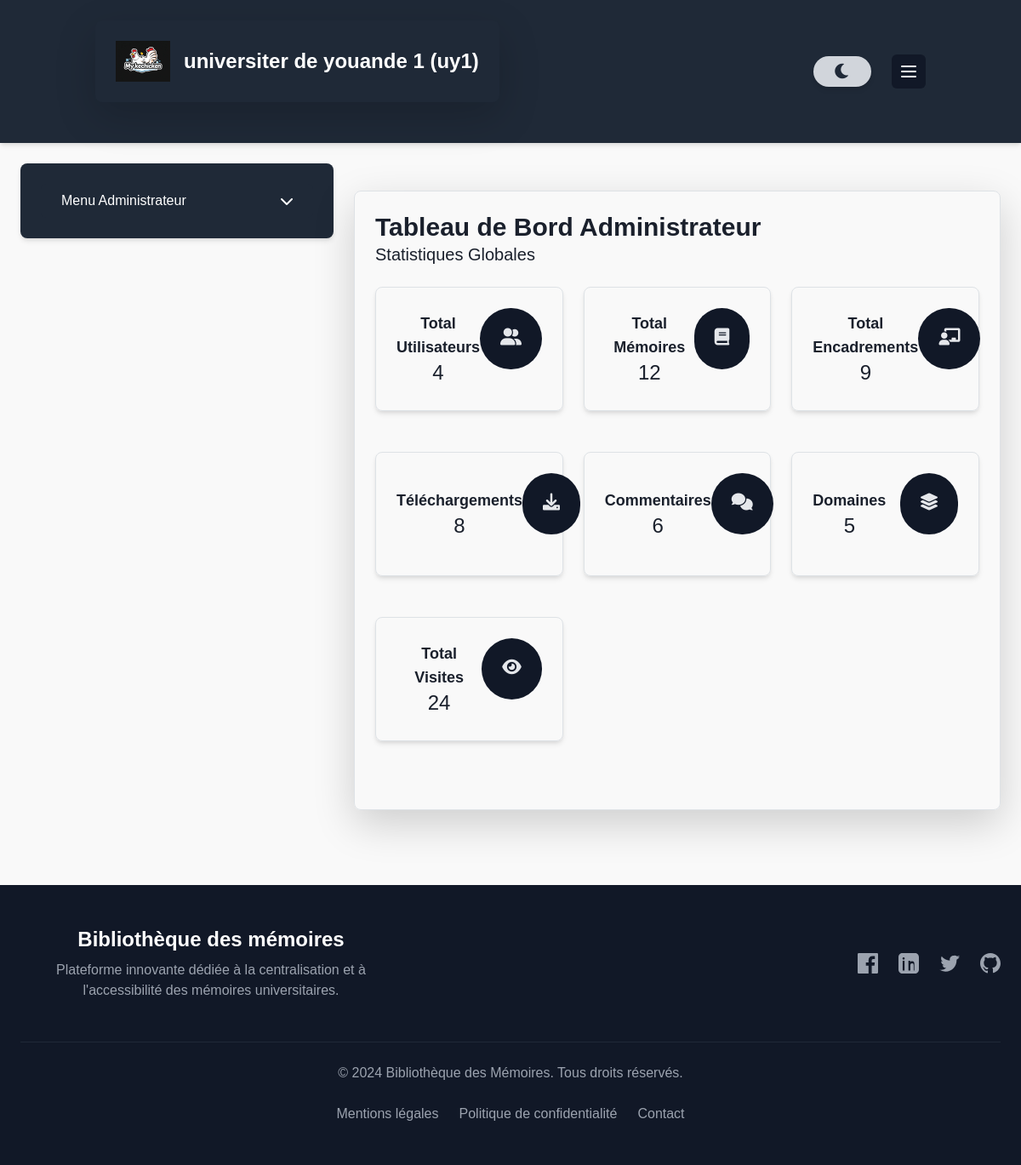
The app's page /admins/university/3/ (signed in) with its own data.
### memoire/models.py (models this page shows)
class University(models.Model):
    name = models.CharField(max_length=200)
    university_link = models.URLField(null=True, blank=True)
    slogan = models.TextField()
    acronime = models.CharField(max_length=200)
    logo = models.ImageField(upload_to='university/logo/', blank=True, null=True)
    description = models.TextField()
    def __str__(self):
        return self.name

### memoire/views.py (the view)
# urls.py: path('admins/university/<int:university_id>/', admins, name='admin_university'),
def admins(request, university_id, *args, **kwargs):
    try:
        idp = request.session["user_id"]
        user = UserProfile.objects.get(id=idp)
        useruni = UserUniversity.objects.get(university_id=university_id, user=user)
        if not user.user_universities.filter(university_id=university_id).exists():
            return redirect("logout")  # ou une autre page d'erreur
        university = get_object_or_404(University, id=university_id)
    except UserProfile.DoesNotExist:
        return redirect("logout")
    request.session["uni_id"] = university_id
    memoires = (
        Memoire.objects.filter(universites=university)
        .prefetch_related(
            Prefetch(
                "encadrements",
                queryset=Encadrement.objects.select_related("encadrant"),
                to_attr="encadreur_list",
            ),
            "domaines",
        )
        .annotate(
            nbr_telechargements=Count("telechargements"),
            note_moyenne=Avg("notations__note"),
        )
    )
    utilisateurs = UserProfile.objects.filter(user_universities__university=university)
    total_users = utilisateurs.count()
    utilisateurs = UserProfile.objects.all()
    encadrements = Encadrement.objects.filter(memoire__universites=university)
    comments = NotationCommentaire.objects.filter(memoire__universites=university)
    dom1 = Domaine.objects.filter(universites=university)
    dom2 = Domaine.objects.filter()
    dom = dom1
    vis = (
        Visiteur.objects.all()
    )  # Vous pouvez également filtrer les visiteurs si nécessaire
    tel = Telechargement.objects.filter(memoire__universites=university)
    total_comments = comments.count()
    total_dom = dom.count()
    total_memoires = memoires.count()
    total_encadrements = encadrements.count()
    total_telechargements = tel.count()
    total_visites = vis.count()
    universites = University.objects.all()
    user_list = []
    for users in utilisateurs:
        role = "NONE"
        try:
            role = UserUniversity.objects.get(
                university_id=university_id, user=users
            ).role
        except:
            role = "NONE"
        user_list.append(
            {
                "id": users.id,
                "nom": users.nom,
                "prenom": users.prenom,
                "email": users.email,
                "sexe": users.sexe,
                "role": role,
                "type": users.type,
                "universites": [
                    university.university
                    for university in UserUniversity.objects.filter(user=users)
                ],
            }
        )
        privi = ["superadmin", "admin"]
    context = {
        "memoires": memoires,
        "utilisateurs": user_list,
        "encadrements": encadrements,
        "universites": universites,
        "visiteurs": vis,
        "university": university,
        "telechargement": tel,
        "user": user,
        "total_users": total_users,
        "total_memoires": total_memoires,
        "total_encadrements": total_encadrements,
        "total_telechargements": total_telechargements,
        "total_visites": total_visites,
        "domaines": dom,
        "university_id": university_id,
        "comments": comments,
        "total_dom": total_dom,
        "total_comments": total_comments,
        "useruni": useruni,
        "privi": "privi",
    }
    return render(request, "admin.html", context)

### memoire/models.py (called while the page is built)
    def __str__(self):
        return self.nom

### Template/admin.html (shortened to what this page needs)
{% extends "base.html" %}
{% load static %}
{% block header %}
<div class="flex items-center justify-between p-4 bg-gray-800 shadow-lg rounded-lg mb-4">
    <div class="flex items-center space-x-4">
        <img
            x-show="!darkMode"
            x-cloak
            src="{{ university.logo.url }}"
            alt="Logo de l'université"
            class="h-12 w-auto transition-transform duration-300 ease-in-out transform hover:scale-105">
        <h1 class="text-xl sm:text-2xl font-bold text-white dark:text-teal-400 transition duration-300">
            {{ university.name }} ({{ university.acronime }})
        </h1>
    </div>
</div>
{% endblock header %}
{% block content %}
<div x-data="{
    activeSection: localStorage.getItem('activeSection') || 'dashboard',
    adminMenu: false,
    initActiveSection() {
        this.$watch('activeSection', (value) => {
            localStorage.setItem('activeSection', value);
        });
    }
}" x-init="initActiveSection()" class="grid grid-cols-1 md:grid-cols-3 gap-4 p-4">
    <div class="mb-4">
        <aside class="bg-gray-800 dark:bg-gray-900 text-white p-4 rounded-lg shadow-md">
            <button @click="adminMenu = !adminMenu"
                    class="w-full px-4 py-2 bg-gray-800 dark:bg-gray-700 rounded hover:bg-gray-700 dark:hover:bg-gray-600 transition flex items-center justify-between">
                <span>Menu Administrateur</span>
                <i class="fas fa-chevron-down" :class="{ 'transform rotate-180': adminMenu }"></i>
            </button>
        </aside>
    </div>
        <div class="col-span-2">
            <section x-show="activeSection === 'dashboard'" class="p-6 border border-gray-700 dark:border-gray-600 rounded-lg shadow-lg transition max-w-4xl mx-auto mt-8">
                <div class="flex justify-between items-center mb-6">
                    <div>
                        <h2 class="text-3xl font-semibold">Tableau de Bord Administrateur</h2>
                        <h3 class="text-xl font-medium">Statistiques Globales</h3>
                    </div>
                </div>
                <div class="grid grid-cols-1 sm:grid-cols-2 lg:grid-cols-3 gap-6 mb-8">
                    <button @click="activeSection = 'users'">
                        <div class="mb-4 border border-gray-700 dark:border-gray-600 rounded-lg p-4 shadow-md flex items-center justify-between">
                            <div>
                                <h4 class="text-lg font-semibold">Total Utilisateurs</h4>
                                <p class="text-2xl">{{ total_users }}</p>
                            </div>
                            <div class="mb-4 rounded-lg bg-gray-900 text-gray-200 p-4 rounded-full">
                                <i class="fas fa-user-friends text-xl"></i>
                            </div>
                        </div>
                    </button>
                    <button @click="activeSection = 'memoirs'">
                        <div class="mb-4 border border-gray-700 dark:border-gray-600 rounded-lg p-4 shadow-md flex items-center justify-between">
                            <div>
                                <h4 class="text-lg font-semibold">Total Mémoires</h4>
                                <p class="text-2xl">{{ total_memoires }}</p>
                            </div>
                            <div class="mb-4 rounded-lg bg-gray-900 text-gray-200 p-4 rounded-full">
                                <i class="fas fa-book text-xl"></i>
                            </div>
                        </div>
                    </button>
                    <button @click="activeSection = 'encadrements'">
                        <div class="mb-4 border border-gray-700 dark:border-gray-600 rounded-lg p-4 shadow-md flex items-center justify-between">
                            <div>
                                <h4 class="text-lg font-semibold">Total Encadrements</h4>
                                <p class="text-2xl">{{ total_encadrements }}</p>
                            </div>
                            <div class="mb-4 rounded-lg bg-gray-900 text-gray-200 p-4 rounded-full">
                                <i class="fas fa-chalkboard-teacher text-xl"></i>
                            </div>
                        </div>
                    </button>
                    <button @click="activeSection = 'TELECHARGEMENTS'">
                        <div class="mb-4 border border-gray-700 dark:border-gray-600 rounded-lg p-4 shadow-md flex items-center justify-between">
                            <div>
                                <h4 class="text-lg font-semibold">Téléchargements</h4>
                                <p class="text-2xl">{{ total_telechargements }}</p>
                            </div>
                            <div class="mb-4 rounded-lg bg-gray-900 text-gray-200 p-4 rounded-full">
                                <i class="fas fa-download text-xl"></i>
                            </div>
                        </div>
                    </button>
                    <button @click="activeSection = 'comment'">
                        <div class="mb-4 border border-gray-700 dark:border-gray-600 rounded-lg p-4 shadow-md flex items-center justify-between">
                            <div>
                                <h4 class="text-lg font-semibold">Commentaires</h4>
                                <p class="text-2xl">{{ total_comments }}</p>
                            </div>
                            <div class="mb-4 rounded-lg bg-gray-900 text-gray-200 p-4 rounded-full">
                                <i class="fas fa-comments text-xl"></i>
                            </div>
                        </div>
                    </button>
                    <button @click="activeSection = 'domaine'">
                        <div class="mb-4 border border-gray-700 dark:border-gray-600 rounded-lg p-4 shadow-md flex items-center justify-between">
                            <div>
                                <h4 class="text-lg font-semibold">Domaines</h4>
                                <p class="text-2xl">{{ total_dom }}</p>
                            </div>
                            <div class="mb-4 rounded-lg bg-gray-900 text-gray-200 p-4 rounded-full">
                                <i class="fas fa-layer-group text-xl"></i>
                            </div>
                        </div>
                    </button>
                    <button @click="activeSection = 'visiteurs'">
                        <div class="mb-4 border border-gray-700 dark:border-gray-600 rounded-lg p-4 shadow-md flex items-center justify-between">
                            <div>
                                <h4 class="text-lg font-semibold">Total Visites</h4>
                                <p class="text-2xl">{{ total_visites }}</p>
                            </div>
                            <div class="mb-4 rounded-lg bg-gray-900 text-gray-200 p-4 rounded-full">
                                <i class="fas fa-eye text-xl"></i>
                            </div>
                        </div>
                    </button>
                </div>
            </section>
        </div>
    </div>
{% endblock %}

### Template/base.html (shortened to what this page needs)
{% load static %}
<!DOCTYPE html>
<html lang="fr" class="scroll-smooth">
<head>
    <link href="https://cdn.jsdelivr.net/npm/bootstrap@5.2.3/dist/css/bootstrap.min.css" rel="stylesheet">
    <link rel="stylesheet" href="https://cdn.jsdelivr.net/npm/bootstrap@5.3.0-alpha1/dist/css/bootstrap.min.css">
    <link href="https://cdn.jsdelivr.net/npm/bootstrap@5.3.0/dist/css/bootstrap.min.css" rel="stylesheet">
    <link href="https://cdn.jsdelivr.net/npm/tailwindcss@2.2.19/dist/tailwind.min.css" rel="stylesheet">
    <link rel="stylesheet" href="https://cdn.datatables.net/1.11.5/css/jquery.dataTables.min.css">
    <link rel="stylesheet" href="https://cdnjs.cloudflare.com/ajax/libs/font-awesome/6.0.0-beta3/css/all.min.css">
    <body
    x-data="{
        darkMode: localStorage.getItem('darkMode') === 'true',
        toggleDarkMode() {
            this.darkMode = !this.darkMode;
            localStorage.setItem('darkMode', this.darkMode);
            document.documentElement.classList.toggle('dark', this.darkMode);
        }
    }"
    x-init="
        if (darkMode) {
            document.documentElement.classList.add('dark');
        } else {
            document.documentElement.classList.remove('dark');
        }
    "
    :class="{ 'dark': darkMode }">
    <header class="bg-gray-800 text-white shadow-md">
        <div class="container mx-auto px-4 py-4 flex flex-col sm:flex-row justify-between items-center">
            {% block header %}{% endblock header %}
            <div class="flex items-center space-x-6">
                <button
                    @click="toggleDarkMode"
                    :class="darkMode ? 'bg-gray-700 text-yellow-500' : 'bg-gray-300 text-gray-800'"
                    class="px-4 py-2 rounded-full flex items-center space-x-2 shadow-md transition-colors">
                    <i :class="darkMode ? 'fas fa-sun' : 'fas fa-moon'" class="text-xl"></i>
                </button>
                 {% block menu %}
                <div class="relative" x-data="{ accountMenu: false }">
                    <button
                        @click="accountMenu = !accountMenu"
                        class="text-white flex items-center justify-center p-2 rounded-md bg-gray-900 hover:bg-gray-700">
                        <svg xmlns="http://www.w3.org/2000/svg" class="h-6 w-6" fill="none" viewBox="0 0 24 24" stroke="currentColor" stroke-width="2">
                            <path stroke-linecap="round" stroke-linejoin="round" d="M4 6h16M4 12h16M4 18h16"></path>
                        </svg>
                    </button>
                </div>
                {% endblock menu %}
            </div>
        </div>
    </header>
{% block content %}
    {% endblock content %}
    <footer class="bg-gray-900 py-12 mt-16">
        <div class="container mx-auto px-4 max-w-7xl">
            <div class="flex flex-col lg:flex-row items-center justify-between space-y-8 lg:space-y-0 lg:space-x-8">
                <div class="text-center lg:text-left">
                    <h3 class="text-2xl font-bold text-white mb-2">Bibliothèque des mémoires</h3>
                    <p class="text-gray-400 max-w-md">
                        Plateforme innovante dédiée à la centralisation et à l'accessibilité des mémoires universitaires.
                    </p>
                </div>
                <div class="flex justify-center space-x-6">
                    <a href="#" class="text-gray-400 hover:text-white transition-colors">
                    </a>
                    <a href="#" class="text-gray-400 hover:text-white transition-colors">
                    </a>
                    <a href="#" class="text-gray-400 hover:text-white transition-colors">
                    </a>
                    <a href="#" class="text-gray-400 hover:text-white transition-colors">
                    </a>
                </div>
            </div>
            <div class="mt-12 border-t border-gray-800 pt-6 text-center">
                <p class="text-gray-400 mb-4">
                    © 2024 Bibliothèque des Mémoires. Tous droits réservés.
                </p>
                <div class="flex justify-center space-x-6">
                    <a href="#" class="text-gray-400 hover:text-white transition-colors">Mentions légales</a>
                    <a href="#" class="text-gray-400 hover:text-white transition-colors">Politique de confidentialité</a>
                    <a href="#" class="text-gray-400 hover:text-white transition-colors">Contact</a>
                </div>
            </div>
        </div>
    </footer>
</body>
</html>

### Template/base.html (style rules this page uses)
:root { --bg-primary-light: #f9fafb; --bg-secondary-light: #ffffff; --text-primary-light: #1a202c; --text-secondary-light: #4a5568; --accent-primary-light: #4299e1; --bg-primary-dark: #0a192f; --bg-secondary-dark: #112240; --text-primary-dark: #e6f1ff; --text-secondary-dark: #8892b0; --accent-primary-dark: #64ffda; }
body { background-color: #f4f6f9; }
body { font-family: 'Space Grotesk', sans-serif; background-color: var(--bg-primary-light); color: var(--text-primary-light); transition: all 0.3s ease-in-out; }
body { font-family: Arial, sans-serif; background-color: #f9f9f9; }

### records on screen
University: logo (picture), name "universiter de youande 1", acronime "uy1"

### other values on screen
{{ total_users }} "4"
{{ total_memoires }} "12"
{{ total_encadrements }} "9"
{{ total_telechargements }} "8"
{{ total_comments }} "6"
{{ total_dom }} "5"
{{ total_visites }} "24"
